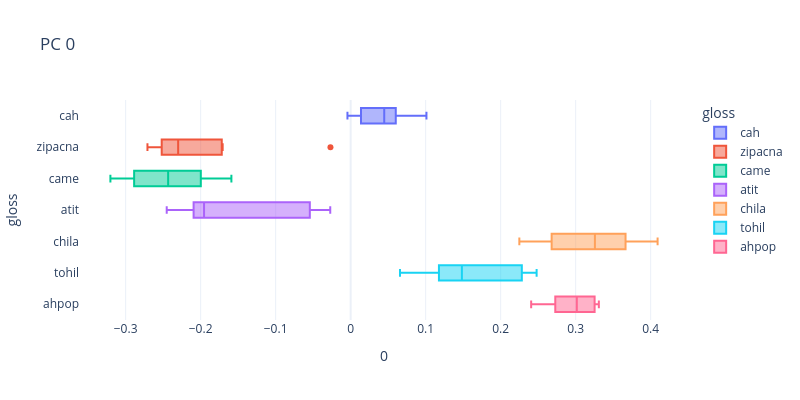
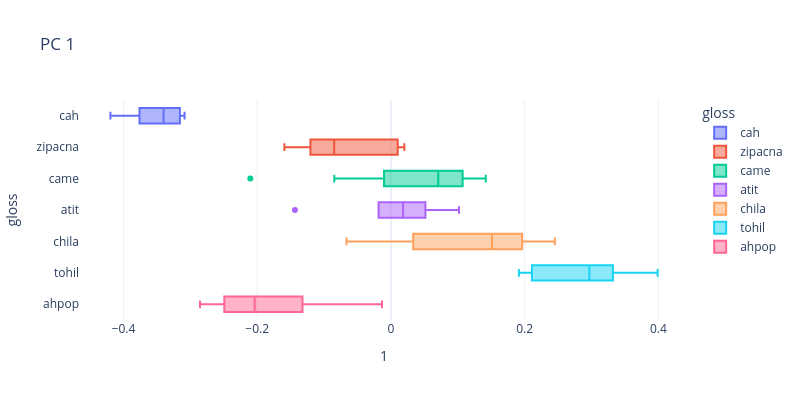
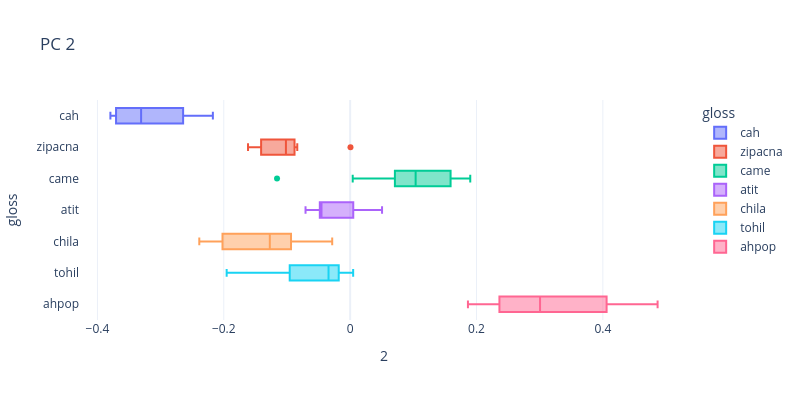
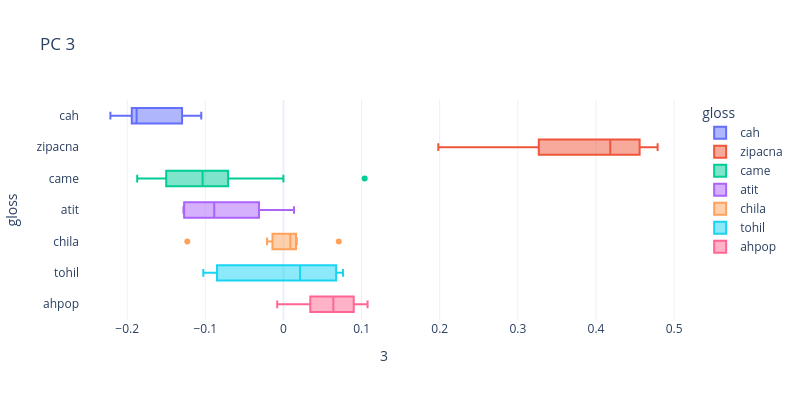

The notebook cell saved with these charts, in order:
### Code cell
def comp_box(comp_id):
    px.box(X0,
           x=comp_id,
           y='gloss',
           color='gloss',
           template=px_template,
           height=400, width=800,
           title=f'PC {comp_id}').show()

for i in range(model.n_pca_comps):
    comp_box(i)

### Figure 1 — Plotly figure (JSON) as saved in the notebook; plotly's stock layout.template omitted (floating-point values rounded to 4 significant figures)
{"data": [{"alignmentgroup": "True", "hovertemplate": "gloss=%{y}<br>0=%{x}<extra></extra>", "legendgroup": "cah", "marker": {"color": "#636efa"}, "name": "cah", "notched": false, "offsetgroup": "cah", "orientation": "h", "showlegend": true, "type": "box", "x": [0.1011, 0.04112, -0.004271, 0.0484, 0.01378, 0.06015], "x0": " ", "xaxis": "x", "y": ["cah", "cah", "cah", "cah", "cah", "cah"], "y0": " ", "yaxis": "y"}, {"alignmentgroup": "True", "hovertemplate": "gloss=%{y}<br>0=%{x}<extra></extra>", "legendgroup": "zipacna", "marker": {"color": "#EF553B"}, "name": "zipacna", "notched": false, "offsetgroup": "zipacna", "orientation": "h", "showlegend": true, "type": "box", "x": [-0.02693, -0.1754, -0.23, -0.2709, -0.2542, -0.2451, -0.1707], "x0": " ", "xaxis": "x", "y": ["zipacna", "zipacna", "zipacna", "zipacna", "zipacna", "zipacna", "zipacna"], "y0": " ", "yaxis": "y"}, {"alignmentgroup": "True", "hovertemplate": "gloss=%{y}<br>0=%{x}<extra></extra>", "legendgroup": "came", "marker": {"color": "#00cc96"}, "name": "came", "notched": false, "offsetgroup": "came", "orientation": "h", "showlegend": true, "type": "box", "x": [-0.159, -0.2433, -0.2891, -0.2122, -0.2011, -0.1924, -0.2495, -0.3081, -0.2615, -0.2263, -0.3203, -0.2885, -0.1597, -0.2914, -0.2474, -0.1959, -0.2033], "x0": " ", "xaxis": "x", "y": ["came", "came", "came", "came", "came", "came", "came", "came", "came", "came", "came", "came", "came", "came", "came", "came", "came"], "y0": " ", "yaxis": "y"}, {"alignmentgroup": "True", "hovertemplate": "gloss=%{y}<br>0=%{x}<extra></extra>", "legendgroup": "atit", "marker": {"color": "#ab63fa"}, "name": "atit", "notched": false, "offsetgroup": "atit", "orientation": "h", "showlegend": true, "type": "box", "x": [-0.2452, -0.2094, -0.1931, -0.1978, -0.05444, -0.02722], "x0": " ", "xaxis": "x", "y": ["atit", "atit", "atit", "atit", "atit", "atit"], "y0": " ", "yaxis": "y"}, {"alignmentgroup": "True", "hovertemplate": "gloss=%{y}<br>0=%{x}<extra></extra>", "legendgroup": "chila", "marker": {"color": "#FFA15A"}, "name": "chila", "notched": false, "offsetgroup": "chila", "orientation": "h", "showlegend": true, "type": "box", "x": [0.3257, 0.3589, 0.2837, 0.3691, 0.2627, 0.4092, 0.2249], "x0": " ", "xaxis": "x", "y": ["chila", "chila", "chila", "chila", "chila", "chila", "chila"], "y0": " ", "yaxis": "y"}, {"alignmentgroup": "True", "hovertemplate": "gloss=%{y}<br>0=%{x}<extra></extra>", "legendgroup": "tohil", "marker": {"color": "#19d3f3"}, "name": "tohil", "notched": false, "offsetgroup": "tohil", "orientation": "h", "showlegend": true, "type": "box", "x": [0.1305, 0.1092, 0.1993, 0.2479, 0.1205, 0.06578, 0.1483, 0.2376, 0.2251], "x0": " ", "xaxis": "x", "y": ["tohil", "tohil", "tohil", "tohil", "tohil", "tohil", "tohil", "tohil", "tohil"], "y0": " ", "yaxis": "y"}, {"alignmentgroup": "True", "hovertemplate": "gloss=%{y}<br>0=%{x}<extra></extra>", "legendgroup": "ahpop", "marker": {"color": "#FF6692"}, "name": "ahpop", "notched": false, "offsetgroup": "ahpop", "orientation": "h", "showlegend": true, "type": "box", "x": [0.3294, 0.3211, 0.2921, 0.2573, 0.2407, 0.2883, 0.3309, 0.3109], "x0": " ", "xaxis": "x", "y": ["ahpop", "ahpop", "ahpop", "ahpop", "ahpop", "ahpop", "ahpop", "ahpop"], "y0": " ", "yaxis": "y"}], "layout": {"boxmode": "overlay", "height": 400, "legend": {"title": {"text": "gloss"}, "tracegroupgap": 0}, "title": {"text": "PC 0"}, "width": 800, "xaxis": {"anchor": "y", "domain": [0, 1], "title": {"text": "0"}}, "yaxis": {"anchor": "x", "categoryarray": ["ahpop", "tohil", "chila", "atit", "came", "zipacna", "cah"], "categoryorder": "array", "domain": [0, 1], "title": {"text": "gloss"}}}}

### Figure 2 — Plotly figure (JSON) as saved in the notebook; plotly's stock layout.template omitted (floating-point values rounded to 4 significant figures)
{"data": [{"alignmentgroup": "True", "hovertemplate": "gloss=%{y}<br>1=%{x}<extra></extra>", "legendgroup": "cah", "marker": {"color": "#636efa"}, "name": "cah", "notched": false, "offsetgroup": "cah", "orientation": "h", "showlegend": true, "type": "box", "x": [-0.4196, -0.3157, -0.3283, -0.3761, -0.3087, -0.352], "x0": " ", "xaxis": "x", "y": ["cah", "cah", "cah", "cah", "cah", "cah"], "y0": " ", "yaxis": "y"}, {"alignmentgroup": "True", "hovertemplate": "gloss=%{y}<br>1=%{x}<extra></extra>", "legendgroup": "zipacna", "marker": {"color": "#EF553B"}, "name": "zipacna", "notched": false, "offsetgroup": "zipacna", "orientation": "h", "showlegend": true, "type": "box", "x": [-0.1275, -0.1594, 0.00801, -0.099, 0.01083, 0.02003, -0.0849], "x0": " ", "xaxis": "x", "y": ["zipacna", "zipacna", "zipacna", "zipacna", "zipacna", "zipacna", "zipacna"], "y0": " ", "yaxis": "y"}, {"alignmentgroup": "True", "hovertemplate": "gloss=%{y}<br>1=%{x}<extra></extra>", "legendgroup": "came", "marker": {"color": "#00cc96"}, "name": "came", "notched": false, "offsetgroup": "came", "orientation": "h", "showlegend": true, "type": "box", "x": [-0.2104, -0.07083, 0.0008944, 0.01407, -0.0848, -0.0441, 0.08699, 0.07846, 0.08624, 0.05244, 0.1296, 0.1284, 0.1418, 0.01426, 0.1231, 0.1019, 0.07075], "x0": " ", "xaxis": "x", "y": ["came", "came", "came", "came", "came", "came", "came", "came", "came", "came", "came", "came", "came", "came", "came", "came", "came"], "y0": " ", "yaxis": "y"}, {"alignmentgroup": "True", "hovertemplate": "gloss=%{y}<br>1=%{x}<extra></extra>", "legendgroup": "atit", "marker": {"color": "#ab63fa"}, "name": "atit", "notched": false, "offsetgroup": "atit", "orientation": "h", "showlegend": true, "type": "box", "x": [-0.01855, -0.0002914, 0.1017, 0.03658, 0.05157, -0.1436], "x0": " ", "xaxis": "x", "y": ["atit", "atit", "atit", "atit", "atit", "atit"], "y0": " ", "yaxis": "y"}, {"alignmentgroup": "True", "hovertemplate": "gloss=%{y}<br>1=%{x}<extra></extra>", "legendgroup": "chila", "marker": {"color": "#FFA15A"}, "name": "chila", "notched": false, "offsetgroup": "chila", "orientation": "h", "showlegend": true, "type": "box", "x": [-0.06657, 0.02668, 0.1511, 0.2451, 0.1981, 0.1909, 0.05285], "x0": " ", "xaxis": "x", "y": ["chila", "chila", "chila", "chila", "chila", "chila", "chila"], "y0": " ", "yaxis": "y"}, {"alignmentgroup": "True", "hovertemplate": "gloss=%{y}<br>1=%{x}<extra></extra>", "legendgroup": "tohil", "marker": {"color": "#19d3f3"}, "name": "tohil", "notched": false, "offsetgroup": "tohil", "orientation": "h", "showlegend": true, "type": "box", "x": [0.2967, 0.3988, 0.2044, 0.3459, 0.3213, 0.3273, 0.259, 0.2129, 0.1913], "x0": " ", "xaxis": "x", "y": ["tohil", "tohil", "tohil", "tohil", "tohil", "tohil", "tohil", "tohil", "tohil"], "y0": " ", "yaxis": "y"}, {"alignmentgroup": "True", "hovertemplate": "gloss=%{y}<br>1=%{x}<extra></extra>", "legendgroup": "ahpop", "marker": {"color": "#FF6692"}, "name": "ahpop", "notched": false, "offsetgroup": "ahpop", "orientation": "h", "showlegend": true, "type": "box", "x": [-0.01338, -0.1577, -0.2249, -0.1069, -0.2596, -0.1829, -0.2389, -0.2856], "x0": " ", "xaxis": "x", "y": ["ahpop", "ahpop", "ahpop", "ahpop", "ahpop", "ahpop", "ahpop", "ahpop"], "y0": " ", "yaxis": "y"}], "layout": {"boxmode": "overlay", "height": 400, "legend": {"title": {"text": "gloss"}, "tracegroupgap": 0}, "title": {"text": "PC 1"}, "width": 800, "xaxis": {"anchor": "y", "domain": [0, 1], "title": {"text": "1"}}, "yaxis": {"anchor": "x", "categoryarray": ["ahpop", "tohil", "chila", "atit", "came", "zipacna", "cah"], "categoryorder": "array", "domain": [0, 1], "title": {"text": "gloss"}}}}

### Figure 3 — Plotly figure (JSON) as saved in the notebook; plotly's stock layout.template omitted (floating-point values rounded to 4 significant figures)
{"data": [{"alignmentgroup": "True", "hovertemplate": "gloss=%{y}<br>2=%{x}<extra></extra>", "legendgroup": "cah", "marker": {"color": "#636efa"}, "name": "cah", "notched": false, "offsetgroup": "cah", "orientation": "h", "showlegend": true, "type": "box", "x": [-0.2173, -0.3114, -0.3705, -0.3795, -0.2644, -0.3503], "x0": " ", "xaxis": "x", "y": ["cah", "cah", "cah", "cah", "cah", "cah"], "y0": " ", "yaxis": "y"}, {"alignmentgroup": "True", "hovertemplate": "gloss=%{y}<br>2=%{x}<extra></extra>", "legendgroup": "zipacna", "marker": {"color": "#EF553B"}, "name": "zipacna", "notched": false, "offsetgroup": "zipacna", "orientation": "h", "showlegend": true, "type": "box", "x": [-0.15, -0.1017, 0.0005225, -0.1137, -0.101, -0.0837, -0.1616], "x0": " ", "xaxis": "x", "y": ["zipacna", "zipacna", "zipacna", "zipacna", "zipacna", "zipacna", "zipacna"], "y0": " ", "yaxis": "y"}, {"alignmentgroup": "True", "hovertemplate": "gloss=%{y}<br>2=%{x}<extra></extra>", "legendgroup": "came", "marker": {"color": "#00cc96"}, "name": "came", "notched": false, "offsetgroup": "came", "orientation": "h", "showlegend": true, "type": "box", "x": [-0.1157, 0.1793, 0.1779, 0.1569, 0.1016, 0.06082, 0.004055, 0.1651, 0.1037, 0.0894, 0.116, 0.08944, 0.07417, 0.1128, 0.05993, 0.1314, 0.1901], "x0": " ", "xaxis": "x", "y": ["came", "came", "came", "came", "came", "came", "came", "came", "came", "came", "came", "came", "came", "came", "came", "came", "came"], "y0": " ", "yaxis": "y"}, {"alignmentgroup": "True", "hovertemplate": "gloss=%{y}<br>2=%{x}<extra></extra>", "legendgroup": "atit", "marker": {"color": "#ab63fa"}, "name": "atit", "notched": false, "offsetgroup": "atit", "orientation": "h", "showlegend": true, "type": "box", "x": [0.004902, -0.04803, -0.04627, -0.04445, -0.07062, 0.0505], "x0": " ", "xaxis": "x", "y": ["atit", "atit", "atit", "atit", "atit", "atit"], "y0": " ", "yaxis": "y"}, {"alignmentgroup": "True", "hovertemplate": "gloss=%{y}<br>2=%{x}<extra></extra>", "legendgroup": "chila", "marker": {"color": "#FFA15A"}, "name": "chila", "notched": false, "offsetgroup": "chila", "orientation": "h", "showlegend": true, "type": "box", "x": [-0.09249, -0.2388, -0.09685, -0.1629, -0.2151, -0.1271, -0.0284], "x0": " ", "xaxis": "x", "y": ["chila", "chila", "chila", "chila", "chila", "chila", "chila"], "y0": " ", "yaxis": "y"}, {"alignmentgroup": "True", "hovertemplate": "gloss=%{y}<br>2=%{x}<extra></extra>", "legendgroup": "tohil", "marker": {"color": "#19d3f3"}, "name": "tohil", "notched": false, "offsetgroup": "tohil", "orientation": "h", "showlegend": true, "type": "box", "x": [-0.1955, -0.1189, -0.03421, -0.04927, -0.007092, 0.004761, -0.02173, -0.08794, -0.02544], "x0": " ", "xaxis": "x", "y": ["tohil", "tohil", "tohil", "tohil", "tohil", "tohil", "tohil", "tohil", "tohil"], "y0": " ", "yaxis": "y"}, {"alignmentgroup": "True", "hovertemplate": "gloss=%{y}<br>2=%{x}<extra></extra>", "legendgroup": "ahpop", "marker": {"color": "#FF6692"}, "name": "ahpop", "notched": false, "offsetgroup": "ahpop", "orientation": "h", "showlegend": true, "type": "box", "x": [0.1864, 0.3285, 0.4867, 0.2301, 0.3451, 0.2727, 0.2425, 0.4668], "x0": " ", "xaxis": "x", "y": ["ahpop", "ahpop", "ahpop", "ahpop", "ahpop", "ahpop", "ahpop", "ahpop"], "y0": " ", "yaxis": "y"}], "layout": {"boxmode": "overlay", "height": 400, "legend": {"title": {"text": "gloss"}, "tracegroupgap": 0}, "title": {"text": "PC 2"}, "width": 800, "xaxis": {"anchor": "y", "domain": [0, 1], "title": {"text": "2"}}, "yaxis": {"anchor": "x", "categoryarray": ["ahpop", "tohil", "chila", "atit", "came", "zipacna", "cah"], "categoryorder": "array", "domain": [0, 1], "title": {"text": "gloss"}}}}

### Figure 4 — Plotly figure (JSON) as saved in the notebook; plotly's stock layout.template omitted (floating-point values rounded to 4 significant figures)
{"data": [{"alignmentgroup": "True", "hovertemplate": "gloss=%{y}<br>3=%{x}<extra></extra>", "legendgroup": "cah", "marker": {"color": "#636efa"}, "name": "cah", "notched": false, "offsetgroup": "cah", "orientation": "h", "showlegend": true, "type": "box", "x": [-0.1898, -0.1298, -0.1861, -0.1052, -0.1942, -0.2215], "x0": " ", "xaxis": "x", "y": ["cah", "cah", "cah", "cah", "cah", "cah"], "y0": " ", "yaxis": "y"}, {"alignmentgroup": "True", "hovertemplate": "gloss=%{y}<br>3=%{x}<extra></extra>", "legendgroup": "zipacna", "marker": {"color": "#EF553B"}, "name": "zipacna", "notched": false, "offsetgroup": "zipacna", "orientation": "h", "showlegend": true, "type": "box", "x": [0.1982, 0.4789, 0.3005, 0.4642, 0.4058, 0.4309, 0.4183], "x0": " ", "xaxis": "x", "y": ["zipacna", "zipacna", "zipacna", "zipacna", "zipacna", "zipacna", "zipacna"], "y0": " ", "yaxis": "y"}, {"alignmentgroup": "True", "hovertemplate": "gloss=%{y}<br>3=%{x}<extra></extra>", "legendgroup": "came", "marker": {"color": "#00cc96"}, "name": "came", "notched": false, "offsetgroup": "came", "orientation": "h", "showlegend": true, "type": "box", "x": [0.104, -0.1481, -0.1802, -0.1872, -8.433e-05, -0.0779, -0.06281, -0.156, -0.1087, -0.08944, -0.1056, -0.0735, -0.174, -0.09774, -0.04772, -0.1185, -0.1035], "x0": " ", "xaxis": "x", "y": ["came", "came", "came", "came", "came", "came", "came", "came", "came", "came", "came", "came", "came", "came", "came", "came", "came"], "y0": " ", "yaxis": "y"}, {"alignmentgroup": "True", "hovertemplate": "gloss=%{y}<br>3=%{x}<extra></extra>", "legendgroup": "atit", "marker": {"color": "#ab63fa"}, "name": "atit", "notched": false, "offsetgroup": "atit", "orientation": "h", "showlegend": true, "type": "box", "x": [-0.05847, -0.1271, -0.03135, -0.1187, 0.01349, -0.128], "x0": " ", "xaxis": "x", "y": ["atit", "atit", "atit", "atit", "atit", "atit"], "y0": " ", "yaxis": "y"}, {"alignmentgroup": "True", "hovertemplate": "gloss=%{y}<br>3=%{x}<extra></extra>", "legendgroup": "chila", "marker": {"color": "#FFA15A"}, "name": "chila", "notched": false, "offsetgroup": "chila", "orientation": "h", "showlegend": true, "type": "box", "x": [0.008793, -0.123, 0.006717, 0.07082, 0.01326, 0.01701, -0.02097], "x0": " ", "xaxis": "x", "y": ["chila", "chila", "chila", "chila", "chila", "chila", "chila"], "y0": " ", "yaxis": "y"}, {"alignmentgroup": "True", "hovertemplate": "gloss=%{y}<br>3=%{x}<extra></extra>", "legendgroup": "tohil", "marker": {"color": "#19d3f3"}, "name": "tohil", "notched": false, "offsetgroup": "tohil", "orientation": "h", "showlegend": true, "type": "box", "x": [-0.1026, -0.1006, -0.07979, -0.01973, 0.02131, 0.07218, 0.02576, 0.06586, 0.07627], "x0": " ", "xaxis": "x", "y": ["tohil", "tohil", "tohil", "tohil", "tohil", "tohil", "tohil", "tohil", "tohil"], "y0": " ", "yaxis": "y"}, {"alignmentgroup": "True", "hovertemplate": "gloss=%{y}<br>3=%{x}<extra></extra>", "legendgroup": "ahpop", "marker": {"color": "#FF6692"}, "name": "ahpop", "notched": false, "offsetgroup": "ahpop", "orientation": "h", "showlegend": true, "type": "box", "x": [0.07817, 0.08669, 0.03017, 0.1077, 0.09315, -0.008032, 0.04951, 0.03852], "x0": " ", "xaxis": "x", "y": ["ahpop", "ahpop", "ahpop", "ahpop", "ahpop", "ahpop", "ahpop", "ahpop"], "y0": " ", "yaxis": "y"}], "layout": {"boxmode": "overlay", "height": 400, "legend": {"title": {"text": "gloss"}, "tracegroupgap": 0}, "title": {"text": "PC 3"}, "width": 800, "xaxis": {"anchor": "y", "domain": [0, 1], "title": {"text": "3"}}, "yaxis": {"anchor": "x", "categoryarray": ["ahpop", "tohil", "chila", "atit", "came", "zipacna", "cah"], "categoryorder": "array", "domain": [0, 1], "title": {"text": "gloss"}}}}
